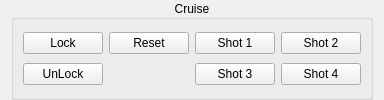
          <widget class="QWidget" name="widget_DY54_BombType_Cruise" native="true">
           <layout class="QHBoxLayout" name="horizontalLayout_3">
            <property name="topMargin">
             <number>0</number>
            </property>
            <property name="bottomMargin">
             <number>0</number>
            </property>
            <item>
             <widget class="QGroupBox" name="groupBox_DY54_BombType_Cruise">
              <property name="sizePolicy">
               <sizepolicy hsizetype="Expanding" vsizetype="Preferred">
                <horstretch>0</horstretch>
                <verstretch>0</verstretch>
               </sizepolicy>
              </property>
              <property name="title">
               <string>Cruise</string>
              </property>
              <property name="alignment">
               <set>Qt::AlignCenter</set>
              </property>
              <layout class="QGridLayout" name="gridLayout_4">
               <item row="0" column="2">
                <widget class="QPushButton" name="pushButton_DY54_BombType_Cruise_Pill_1_Command_Shot">
                 <property name="text">
                  <string>Shot 1</string>
                 </property>
                </widget>
               </item>
               <item row="0" column="3">
                <widget class="QPushButton" name="pushButton_DY54_BombType_Cruise_Pill_2_Command_Shot">
                 <property name="text">
                  <string>Shot 2</string>
                 </property>
                </widget>
               </item>
               <item row="1" column="2">
                <widget class="QPushButton" name="pushButton_DY54_BombType_Cruise_Pill_3_Command_Shot">
                 <property name="text">
                  <string>Shot 3</string>
                 </property>
                </widget>
               </item>
               <item row="1" column="3">
                <widget class="QPushButton" name="pushButton_DY54_BombType_Cruise_Pill_4_Command_Shot">
                 <property name="text">
                  <string>Shot 4</string>
                 </property>
                </widget>
               </item>
               <item row="1" column="0">
                <widget class="QPushButton" name="pushButton_DY54_BombType_Cruise_Command_UnLock">
                 <property name="text">
                  <string>UnLock</string>
                 </property>
                </widget>
               </item>
               <item row="0" column="0">
                <widget class="QPushButton" name="pushButton_DY54_BombType_Cruise_Command_Lock">
                 <property name="text">
                  <string>Lock</string>
                 </property>
                </widget>
               </item>
               <item row="0" column="1">
                <widget class="QPushButton" name="pushButton_DY54_BombType_Cruise_Pill_Command_Reset">
                 <property name="text">
                  <string>Reset</string>
                 </property>
                </widget>
               </item>
              </layout>
             </widget>
            </item>
           </layout>
          </widget>
